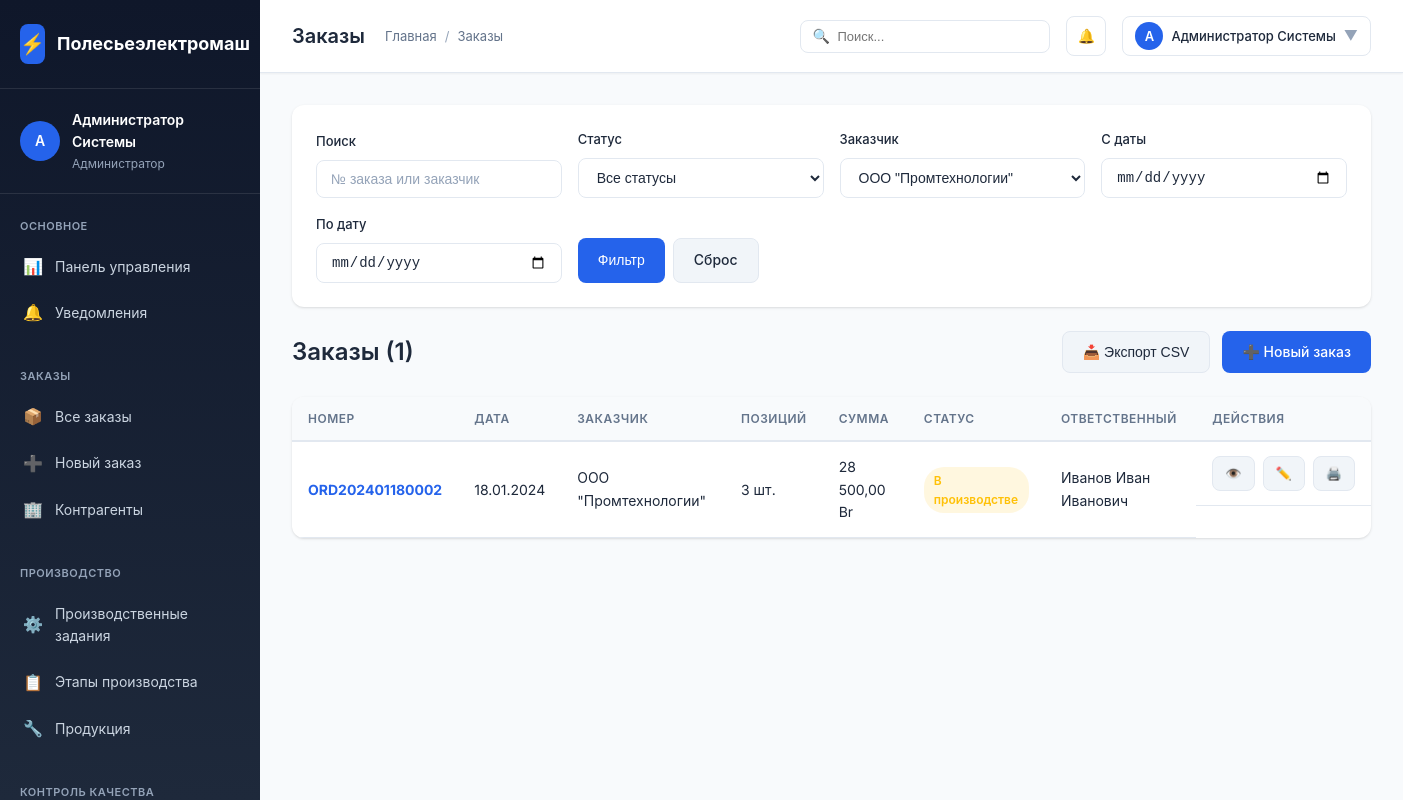
The app's page /polesie/modules/orders/list.php?contractor=2 (signed in) with its own data.
### tables this page shows
CREATE TABLE `users` (
  `id` INT AUTO_INCREMENT PRIMARY KEY,
  `username` VARCHAR(50) NOT NULL UNIQUE,
  `password_hash` VARCHAR(255) NOT NULL,
  `full_name` VARCHAR(200) NOT NULL,
  `email` VARCHAR(100),
  `phone` VARCHAR(20),
  `role_id` INT NOT NULL,
  `department` VARCHAR(100),
  `position` VARCHAR(100),
  `avatar` VARCHAR(255),
  `is_active` BOOLEAN DEFAULT TRUE,
  `last_login` TIMESTAMP NULL,
  `created_at` TIMESTAMP DEFAULT CURRENT_TIMESTAMP,
  `updated_at` TIMESTAMP DEFAULT CURRENT_TIMESTAMP ON UPDATE CURRENT_TIMESTAMP,
  FOREIGN KEY (`role_id`) REFERENCES `user_roles`(`id`) ON DELETE RESTRICT
);

CREATE TABLE `user_roles` (
  `id` INT AUTO_INCREMENT PRIMARY KEY,
  `name` VARCHAR(100) NOT NULL,
  `code` VARCHAR(50) NOT NULL UNIQUE,
  `description` TEXT,
  `permissions` JSON,
  `is_active` BOOLEAN DEFAULT TRUE
);

CREATE TABLE `orders` (
  `id` INT AUTO_INCREMENT PRIMARY KEY,
  `order_number` VARCHAR(50) NOT NULL UNIQUE,
  `contractor_id` INT NOT NULL,
  `status_id` INT NOT NULL,
  `order_date` DATE NOT NULL,
  `delivery_date` DATE,
  `delivery_address` TEXT,
  `total_amount` DECIMAL(15,2) DEFAULT 0.00,
  `currency` CHAR(3) DEFAULT 'BYN',
  `payment_terms` TEXT,
  `notes` TEXT,
  `responsible_user_id` INT,
  `contract_number` VARCHAR(50),
  `contract_date` DATE,
  `created_by` INT NOT NULL,
  `created_at` TIMESTAMP DEFAULT CURRENT_TIMESTAMP,
  `updated_at` TIMESTAMP DEFAULT CURRENT_TIMESTAMP ON UPDATE CURRENT_TIMESTAMP,
  FOREIGN KEY (`contractor_id`) REFERENCES `contractors`(`id`) ON DELETE RESTRICT,
  FOREIGN KEY (`status_id`) REFERENCES `order_statuses`(`id`) ON DELETE RESTRICT,
  FOREIGN KEY (`responsible_user_id`) REFERENCES `users`(`id`) ON DELETE SET NULL,
  FOREIGN KEY (`created_by`) REFERENCES `users`(`id`) ON DELETE RESTRICT,
  INDEX `idx_order_number` (`order_number`),
  INDEX `idx_contractor` (`contractor_id`),
  INDEX `idx_status` (`status_id`),
  INDEX `idx_order_date` (`order_date`)
);

CREATE TABLE `contractors` (
  `id` INT AUTO_INCREMENT PRIMARY KEY,
  `name` VARCHAR(200) NOT NULL,
  `inn` VARCHAR(12) NOT NULL UNIQUE,
  `legal_address` TEXT,
  `postal_address` TEXT,
  `phone` VARCHAR(20),
  `email` VARCHAR(100),
  `contact_person` VARCHAR(200),
  `contact_phone` VARCHAR(20),
  `bank_name` VARCHAR(200),
  `bik` VARCHAR(9),
  `account_number` VARCHAR(20),
  `type` ENUM('customer', 'supplier', 'both') DEFAULT 'customer',
  `is_active` BOOLEAN DEFAULT TRUE,
  `created_at` TIMESTAMP DEFAULT CURRENT_TIMESTAMP,
  `updated_at` TIMESTAMP DEFAULT CURRENT_TIMESTAMP ON UPDATE CURRENT_TIMESTAMP,
  INDEX `idx_inn` (`inn`),
  INDEX `idx_type` (`type`)
);

CREATE TABLE `order_statuses` (
  `id` INT AUTO_INCREMENT PRIMARY KEY,
  `name` VARCHAR(100) NOT NULL,
  `color` VARCHAR(20) DEFAULT '#007bff',
  `sort_order` INT DEFAULT 0,
  `is_active` BOOLEAN DEFAULT TRUE,
  `created_at` TIMESTAMP DEFAULT CURRENT_TIMESTAMP
);

### polesie/modules/orders/list.php (the view, shortened to what the rows shown need)
<?php
require_once __DIR__ . '/../../config/config.php';
$user = getCurrentUser();
$pdo = getDbConnection();
$search = $_GET['search'] ?? '';
$statusId = $_GET['status'] ?? '';
$contractorId = $_GET['contractor'] ?? '';
$dateFrom = $_GET['date_from'] ?? '';
$dateTo = $_GET['date_to'] ?? '';
$sql = "
    SELECT o.*, c.name as contractor_name, os.name as status_name, os.color as status_color,
           u.full_name as responsible_name,
           COUNT(oi.id) as items_count
    FROM orders o
    JOIN contractors c ON o.contractor_id = c.id
    JOIN order_statuses os ON o.status_id = os.id
    LEFT JOIN users u ON o.responsible_user_id = u.id
    LEFT JOIN order_items oi ON o.id = oi.order_id
    WHERE 1=1
";
$params = [];
if ($contractorId) {
    $sql .= " AND o.contractor_id = ?";
    $params[] = $contractorId;
}
$sql .= " GROUP BY o.id ORDER BY o.created_at DESC";
$page = max(1, (int)($_GET['page'] ?? 1));
$perPage = 20;
$offset = ($page - 1) * $perPage;
$countSql = "SELECT COUNT(DISTINCT o.id) FROM orders o
             JOIN contractors c ON o.contractor_id = c.id
             WHERE 1=1" .
             ($search ? " AND (o.order_number LIKE ? OR c.name LIKE ?)" : "") .
             ($statusId ? " AND o.status_id = ?" : "") .
             ($contractorId ? " AND o.contractor_id = ?" : "") .
             ($dateFrom ? " AND o.order_date >= ?" : "") .
             ($dateTo ? " AND o.order_date <= ?" : "");
$stmt = $pdo->prepare($countSql);
$stmt->execute($params);
$totalRecords = $stmt->fetchColumn();
$sql .= " LIMIT $offset, $perPage";
$stmt = $pdo->prepare($sql);
$stmt->execute($params);
$orders = $stmt->fetchAll();
$pageTitle = 'Заказы';
?>
<!DOCTYPE html>
<html lang="ru">
<head>
    <link rel="stylesheet" href="../../assets/css/style.css">
</head>
<body>
    <div class="app-container">
        <?php include '../../includes/sidebar.php'; ?>
        <div class="main-content">
            <?php include '../../includes/topbar.php'; ?>
            <div class="content-area">
                <div style="display: flex; justify-content: space-between; align-items: center; margin-bottom: 24px;">
                    <h2 style="font-size: 24px; font-weight: 600;">Заказы (<?= $totalRecords ?>)</h2>
                </div>
                <div class="card">
                    <div class="card-body" style="padding: 0;">
                        <div class="table-responsive">
                            <table class="table" id="ordersTable">
                                <thead>
                                    <tr>
                                        <th>Номер</th>
                                        <th>Дата</th>
                                        <th>Заказчик</th>
                                        <th>Позиций</th>
                                        <th>Сумма</th>
                                        <th>Статус</th>
                                        <th>Ответственный</th>
                                        <th>Действия</th>
                                    </tr>
                                </thead>
                                <tbody>
                                    <?php if (empty($orders)): ?>
                                    <tr>
                                        <td colspan="8" style="text-align: center; padding: 40px; color: var(--text-secondary);">
                                            Заказы не найдены
                                        </td>
                                    </tr>
                                    <?php else: ?>
                                        <?php foreach ($orders as $order): ?>
                                        <tr>
                                            <td>
                                                <strong><a href="view.php?id=<?= $order['id'] ?>" style="color: var(--primary-color);"><?= e($order['order_number']) ?></a></strong>
                                            </td>
                                            <td><?= formatDate($order['order_date']) ?></td>
                                            <td><?= e($order['contractor_name']) ?></td>
                                            <td><?= $order['items_count'] ?> шт.</td>
                                            <td><?= formatMoney($order['total_amount']) ?></td>
                                            <td>
                                                <span class="badge" style="background: <?= e($order['status_color']) ?>20; color: <?= e($order['status_color']) ?>">
                                                    <?= e($order['status_name']) ?>
                                                </span>
                                            </td>
                                            <td><?= e($order['responsible_name'] ?? '—') ?></td>
                                            <td class="table-actions">
                                                <a href="view.php?id=<?= $order['id'] ?>" class="btn btn-sm btn-secondary" title="Просмотр">👁️</a>
                                                <a href="edit.php?id=<?= $order['id'] ?>" class="btn btn-sm btn-secondary" title="Редактировать">✏️</a>
                                                <a href="print.php?id=<?= $order['id'] ?>" class="btn btn-sm btn-secondary" title="Печать" target="_blank">🖨️</a>
                                            </td>
                                        </tr>
                                        <?php endforeach; ?>
                                    <?php endif; ?>
                                </tbody>
                            </table>
                        </div>
                    </div>
                </div>
            </div>
        </div>
    </div>
</body>
</html>

### polesie/includes/sidebar.php (shortened to what the rows shown need)
<div class="sidebar">
    <div class="sidebar-user">
        <div class="sidebar-user-info">
            <div class="sidebar-user-avatar">
                <?= mb_substr($user['full_name'], 0, 1) ?>
            </div>
            <div class="sidebar-user-details">
                <div class="sidebar-user-name"><?= e($user['full_name']) ?></div>
                <div class="sidebar-user-role"><?= e($user['role_name']) ?></div>
            </div>
        </div>
    </div>
</div>

### polesie/includes/topbar.php (shortened to what the rows shown need)
<div class="topbar">
    <div class="topbar-left">
        <h1 class="topbar-title"><?= e($pageTitle) ?></h1>
    </div>
    <div class="topbar-right">
        <div style="position: relative;">
            <div class="topbar-action" onclick="toggleProfileMenu()" style="width: auto; padding: 8px 12px; gap: 8px;">
                <div style="width: 28px; height: 28px; background: var(--primary-color); border-radius: 50%; display: flex; align-items: center; justify-content: center; color: white; font-size: 13px; font-weight: 600;">
                    <?= mb_substr($user['full_name'], 0, 1) ?>
                </div>
                <span style="font-size: 13px; font-weight: 500;"><?= e($user['full_name']) ?></span>
                <span style="color: var(--text-muted);">▼</span>
            </div>
        </div>
    </div>
</div>

### records on screen
users: full_name "А", full_name "Администратор Системы", role.name "Администратор"
orders: order_number "ORD202401180002", order_date "18.01.2024", contractor.name "ООО \"Промтехнологии\"", items_count "3", total_amount "28 500,00 Br", status.name "В производстве", responsible_user.full_name "Иванов Иван Иванович"

### other values on screen
$pageTitle "Заказы"
$totalRecords "1"
form field contractor "ООО \"Промтехнологии\""
